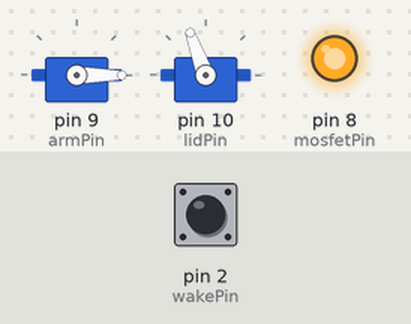
Bench run of a sketch on a simulated Arduino Uno, built with avr-gcc and run on an emulated ATmega328P. Shown: 2 × servo, output pins drawn as LEDs (lit = HIGH). The inputs (shaded band) are chosen by the test bench; at power-on: pin 2 (wakePin) HIGH. Sleep ends after the set time or at an interrupt; random numbers use the default seed unless the sketch sets one.

Above: at 5.0 s.
5.1 s: pin 2 (wakePin) pulled LOW for 1 s
At 6.0 s:
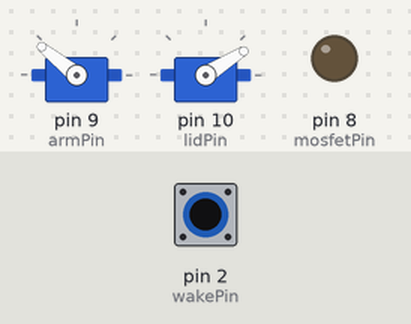
8.1 s: pin 2 (wakePin) pulled LOW for 3.2 s
At 12.8 s:
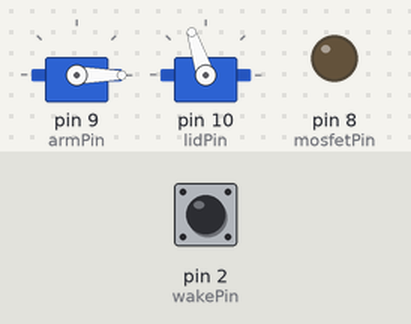
13.4 s: pin 2 (wakePin) pulled LOW for 0.15 s
At 15.0 s:
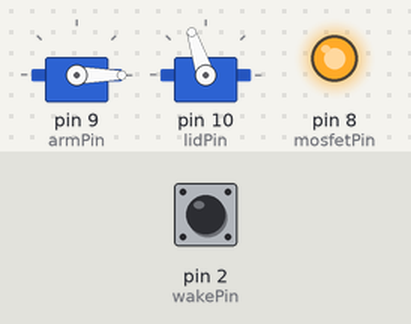
Timing chart, 0 to 16.5 s (numbered marks = the images above; inputs shaded):
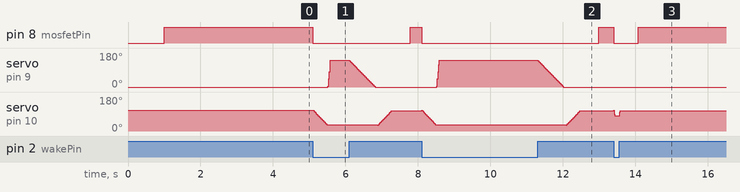

Measured:
- after the input at 5.1 s, pin 8 (mosfetPin): HIGH → LOW at once, → HIGH 2.7 s later; servo on pin 9 (armPin): rises from 0° to 141° in 0.07 s, then falls to 0° in 1.2 s
- after the input at 8.1 s, pin 8 (mosfetPin): HIGH → LOW at once, → HIGH 4.9 s later; servo on pin 9 (armPin): rises from 0° to 141° in 0.07 s, then falls to 0° in 3.4 s
- after the input at 13.4 s, pin 8 (mosfetPin): HIGH → LOW at once, → HIGH 0.68 s later; servo on pin 10 (lidPin): 108° → 82° at once, → 108° 0.15 s later

The sketch:

StupedBaxV3.ino
```cpp
#include <avr/sleep.h>
#include <Servo.h>

volatile const int wakePin = 2; // pin used for waking up
volatile const int LEDPin = 7;
volatile const int armPin = 9;
volatile const int lidPin = 10;
volatile const int mosfetPin = 8;

volatile int isActive;
volatile int pos = 0;
volatile int lidPos = 110;
volatile int LA = 0;
volatile int AA = 0;

//Arm
// Hit = 145
// Close = 0

//Lid
// Open = 0 / 10 (fully) (30 - exact)
// Closed = approx 110

//Create servo
Servo armServo;
Servo lidServo;

///////////////////////////////////////////////////////////////////////////////////
void setup() {

  ///// Settings //////
  LA = 0; // Lid offset
  AA = -13; // Arm offset

  pinMode(wakePin, INPUT_PULLUP);
  pinMode(mosfetPin, OUTPUT);

  /////////////////////////////////
  digitalWrite(mosfetPin, LOW);
  armServo.attach(armPin);
  armServo.write(0);

  lidServo.attach(lidPin);
  lidServo.write(lidPos);
  delay(1000);
  digitalWrite(mosfetPin, HIGH);
  /////////////////////////////////

  // Check init values to ensure correct sleep
  if (digitalRead(wakePin) == LOW) { // If switch is turned on enable sleep interrupt
    isActive = 1;
    attachInterrupt(0, setSleep, HIGH);
  } else {
    isActive = 0;
    sleepNow(); // If switch is off go to sleep
  }

}

///////////////////////////////////////////////////////////////////////////////////
void loop() {
  if ((digitalRead(wakePin) == LOW) && (isActive == 1)) {
    digitalWrite(mosfetPin, LOW);

    switch (random(1, 6+1)) {

      case 1:
        run1();
        break;

      case 2:
        run2();
        break;

     case 3:
        run3();
        break;

     case 4:
        run4();
        break;

     case 5:
        run5();
        break;

     case 6:
        run6();
        break;

      default:
        break;

    }

    delay(500);
    sleepNow();

  } else {
    sleepNow();
  }

}

///////////////////////////////////////////////////////////////////////////////////

void sleepNow()
{
  digitalWrite(mosfetPin, HIGH);

  sleep_enable();
  detachInterrupt(0); // Remove the sleep interrupt
  attachInterrupt(0, wakeUpNow, LOW); // Add wakeUp interrupt
  set_sleep_mode(SLEEP_MODE_PWR_DOWN);
  sleep_cpu();//activating sleep mode

}

///////////////////////////////////////////////////////////////////////////////////
void setSleep() { // Here goes the interrupt when going to sleep
  isActive = 0;
}


void wakeUpNow() // Here goes the interrupt when getting awake
{
  sleep_disable(); //Disable sleep mode.
  detachInterrupt(0); //Remove interrupt from pin2
  attachInterrupt(0, setSleep, HIGH); // Enable sleep interrupt
  isActive = 1;
}


///////////////////////////////////////////////////////////////////////////////////
// Tease
void run1() {
  openLid(30, 30);
  forward(134, 30);
  hold(2000);
  back(50, 30);
  forward(155, 0);

  while (isActive) {}
  backEnd(0, 20);
  closeLid(110, 20);
}

//Quick
void run2() {
  openLid(30, 10);
  forward(155, 1);

  while (isActive) {}
  backEnd(0, 10);
  closeLid(110, 10);
}

//Really quick
void run3() {
  openLid(30, 5);
  forward(155, 0);

  while (isActive) {}
  backEnd(0, 10);
  closeLid(110, 1);
}

//Really really quick
void run4() {
  forward(155, 0);

  while (isActive) {}
  backEnd(0, 0);
}

//Funny open/close
void run5() {
  openLid(55, 5);
  closeLid(110,5);
  openLid(55, 5);
  closeLid(110,5);
  openLid(55, 5);
  closeLid(110,5);
  hold(3000);

  openLid(30, 5);
  forward(155, 1);

  while (isActive) {}
  backEnd(0, 10);
  closeLid(110, 10);
}

//Open lid, look
void run6() {
  openLid(80, 2);
  hold(3000);
  closeLid(110,2);
  hold(2000);
  forward(155, 0);

  while (isActive) {}
  backEnd(0, 0);
}


void openLid(int newPos, int speed) {

  for (unsigned int i = lidPos; i > newPos && isActive == 1; i -= 2) {
    lidPos -= 2;
    lidServo.write(i+LA);
    delay(speed);
  }

}

void closeLid(int newPos, int speed) {
  for (unsigned int i = lidPos; i < newPos; i += 2) {
    lidPos += 2;
    lidServo.write(i+LA);
    delay(speed);
  }
}


void forward(int newPos, int speed) {

  for (unsigned int i = pos; i < newPos && isActive == 1; i += 2) {
    pos += 2;
    armServo.write(i+AA);
    delay(speed);
  }
}

void back(int newPos, int delayTime) {
  for (unsigned int i = pos; i > newPos && isActive == 1; i -= 2) {
    pos -= 2;
    armServo.write(pos+AA);
    delay(delayTime);
  }

}

void backEnd(int newPos, int delayTime) {
  for (unsigned int i = pos; i > newPos; i -= 2) {
    pos -= 2;
    armServo.write(pos+AA);
    delay(delayTime);
  }
  pos = newPos;
}

void hold(int ms) {
  for (unsigned int i = 0; i <= 100 && isActive == 1; i += 1) {
    delay(ms / 100);
  }
}
```
